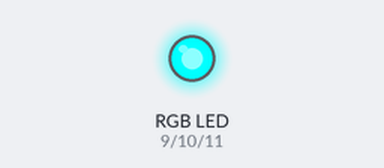
The sketch below on a simulated Arduino Uno, built with avr-gcc and run on an emulated ATmega328P. Parts: an RGB LED mixed from three pins (HIGH = lit).

Above: at 1.0 s.
At 3.0 s:
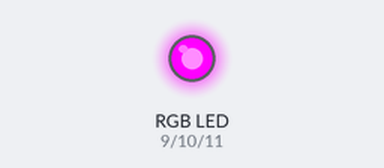
At 5.0 s:
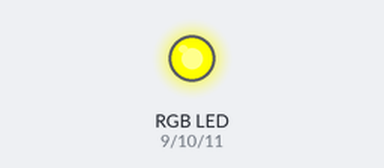
Timing chart, 0 to 7.8 s (numbered marks = the images above):
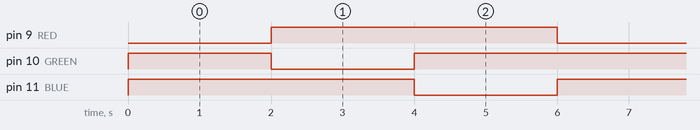

The sketch:

RGBLed.ino
```cpp
#define RED 9
#define GREEN 10
#define BLUE 11

void setup()
{
 pinMode(RED, OUTPUT);
 pinMode(GREEN, OUTPUT);
 pinMode(BLUE, OUTPUT);
}

void loop()
{
  setColor(255, 0, 0); // red
  delay(2000);
  setColor(0, 255, 0); //green
  delay(2000);
  setColor(0, 0, 255); // blue
  delay(2000);
}

void setColor(int red, int green, int blue)
{
  analogWrite(RED, 255-red);
  analogWrite(GREEN, 255-green);
  analogWrite(BLUE, 255-blue);
}
```

Measured:
- by itself, pin 9 (RED), pin 11 (BLUE): alternates HIGH for 4.0 s and LOW for 2.0 s
- by itself, pin 10 (GREEN): repeats every 6.0 s: LOW 2.0 s, HIGH 4.0 s
- by itself, everything shown: repeats every 6.0 s, in 3 steps
